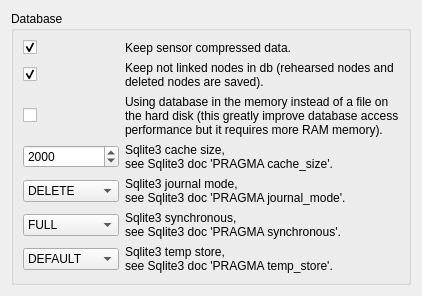
               <widget class="QWidget" name="page_24">
                <layout class="QVBoxLayout" name="verticalLayout_33">
                 <item>
                  <widget class="QGroupBox" name="groupBox_database2">
                   <property name="title">
                    <string>Database</string>
                   </property>
                   <layout class="QGridLayout" name="gridLayout_11" columnstretch="0,1">
                    <item row="0" column="0">
                     <widget class="QCheckBox" name="general_checkBox_keepBinaryData">
                      <property name="text">
                       <string/>
                      </property>
                      <property name="checked">
                       <bool>true</bool>
                      </property>
                     </widget>
                    </item>
                    <item row="0" column="1">
                     <widget class="QLabel" name="label_keepRawData">
                      <property name="text">
                       <string>Keep sensor compressed data.</string>
                      </property>
                      <property name="wordWrap">
                       <bool>true</bool>
                      </property>
                     </widget>
                    </item>
                    <item row="2" column="0">
                     <widget class="QCheckBox" name="checkBox_dbInMemory">
                      <property name="text">
                       <string/>
                      </property>
                     </widget>
                    </item>
                    <item row="3" column="0">
                     <widget class="QSpinBox" name="spinBox_dbCacheSize">
                      <property name="minimum">
                       <number>10</number>
                      </property>
                      <property name="maximum">
                       <number>999999</number>
                      </property>
                      <property name="singleStep">
                       <number>100</number>
                      </property>
                      <property name="value">
                       <number>2000</number>
                      </property>
                     </widget>
                    </item>
                    <item row="3" column="1">
                     <widget class="QLabel" name="label_75">
                      <property name="text">
                       <string>Sqlite3 cache size,
see Sqlite3 doc 'PRAGMA cache_size'.</string>
                      </property>
                      <property name="wordWrap">
                       <bool>true</bool>
                      </property>
                     </widget>
                    </item>
                    <item row="4" column="0">
                     <widget class="QComboBox" name="comboBox_dbJournalMode">
                      <item>
                       <property name="text">
                        <string>DELETE</string>
                       </property>
                      </item>
                      <item>
                       <property name="text">
                        <string>TRUNCATE</string>
                       </property>
                      </item>
                      <item>
                       <property name="text">
                        <string>PERSIST</string>
                       </property>
                      </item>
                      <item>
                       <property name="text">
                        <string>MEMORY</string>
                       </property>
                      </item>
                      <item>
                       <property name="text">
                        <string>OFF</string>
                       </property>
                      </item>
                     </widget>
                    </item>
                    <item row="4" column="1">
                     <widget class="QLabel" name="label_77">
                      <property name="text">
                       <string>Sqlite3 journal mode,
see Sqlite3 doc 'PRAGMA journal_mode'.</string>
                      </property>
                      <property name="wordWrap">
                       <bool>true</bool>
                      </property>
                     </widget>
                    </item>
                    <item row="2" column="1">
                     <widget class="QLabel" name="label_74">
                      <property name="text">
                       <string>Using database in the memory instead of a file on the hard disk (this greatly improve database access performance but it requires more RAM memory).</string>
                      </property>
                      <property name="wordWrap">
                       <bool>true</bool>
                      </property>
                     </widget>
                    </item>
                    <item row="5" column="1">
                     <widget class="QLabel" name="label_89">
                      <property name="text">
                       <string>Sqlite3 synchronous,
see Sqlite3 doc 'PRAGMA synchronous'.</string>
                      </property>
                      <property name="wordWrap">
                       <bool>true</bool>
                      </property>
                     </widget>
                    </item>
                    <item row="6" column="1">
                     <widget class="QLabel" name="label_120">
                      <property name="text">
                       <string>Sqlite3 temp store,
see Sqlite3 doc 'PRAGMA temp_store'.</string>
                      </property>
                      <property name="wordWrap">
                       <bool>true</bool>
                      </property>
                     </widget>
                    </item>
                    <item row="5" column="0">
                     <widget class="QComboBox" name="comboBox_dbSynchronous">
                      <property name="currentIndex">
                       <number>2</number>
                      </property>
                      <item>
                       <property name="text">
                        <string>OFF</string>
                       </property>
                      </item>
                      <item>
                       <property name="text">
                        <string>NORMAL</string>
                       </property>
                      </item>
                      <item>
                       <property name="text">
                        <string>FULL</string>
                       </property>
                      </item>
                     </widget>
                    </item>
                    <item row="6" column="0">
                     <widget class="QComboBox" name="comboBox_dbTempStore">
                      <item>
                       <property name="text">
                        <string>DEFAULT</string>
                       </property>
                      </item>
                      <item>
                       <property name="text">
                        <string>FILE</string>
                       </property>
                      </item>
                      <item>
                       <property name="text">
                        <string>MEMORY</string>
                       </property>
                      </item>
                     </widget>
                    </item>
                    <item row="1" column="1">
                     <widget class="QLabel" name="label_keepRehearsed">
                      <property name="text">
                       <string>Keep not linked nodes in db (rehearsed nodes and deleted nodes are saved).</string>
                      </property>
                      <property name="wordWrap">
                       <bool>true</bool>
                      </property>
                     </widget>
                    </item>
                    <item row="1" column="0">
                     <widget class="QCheckBox" name="general_checkBox_keepNotLinkedNodes">
                      <property name="text">
                       <string/>
                      </property>
                      <property name="checked">
                       <bool>true</bool>
                      </property>
                     </widget>
                    </item>
                   </layout>
                  </widget>
                 </item>
                 <item>
                  <spacer name="verticalSpacer_12">
                   <property name="orientation">
                    <enum>Qt::Vertical</enum>
                   </property>
                   <property name="sizeHint" stdset="0">
                    <size>
                     <width>0</width>
                     <height>0</height>
                    </size>
                   </property>
                  </spacer>
                 </item>
                </layout>
               </widget>
